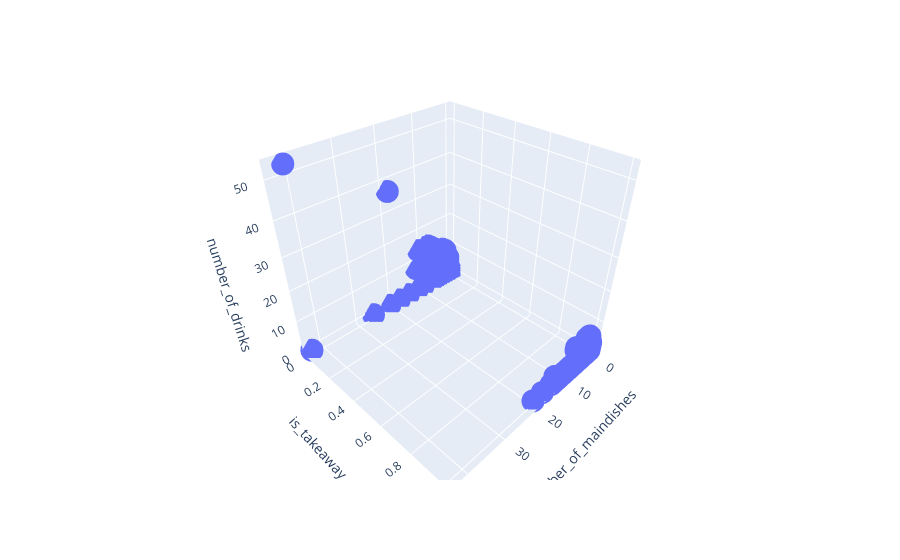

The notebook cell saved with this chart:
### Markdown cell above
## Linear Regression

Multiple linear regression have been made in order to shape a model that can predict when customers will order an extra drink.

### Code cell
slr.show_model(df, ['number_of_maindishes', 'is_takeaway'], ['number_of_drinks'], test_size=0.2, random_state=42)

### Figure 1 — Plotly figure (JSON) as saved in the notebook; plotly's stock layout.template omitted (floating-point values rounded to 4 significant figures; data arrays with more than 128 entries replaced by an {"elided": "..."} marker saying what was removed)
{"data": [{"hovertemplate": "number_of_maindishes=%{x}<br>is_takeaway=%{y}<br>number_of_drinks=%{z}<extra></extra>", "legendgroup": "", "marker": {"color": "#636efa", "symbol": "circle"}, "mode": "markers", "name": "", "scene": "scene", "showlegend": false, "type": "scatter3d", "x": {"elided": "8939 float values"}, "y": {"elided": "8939 int values"}, "z": {"elided": "8939 float values"}}], "layout": {"legend": {"tracegroupgap": 0}, "margin": {"t": 60}, "scene": {"domain": {"x": [0, 1], "y": [0, 1]}, "xaxis": {"title": {"text": "number_of_maindishes"}}, "yaxis": {"title": {"text": "is_takeaway"}}, "zaxis": {"title": {"text": "number_of_drinks"}}}}}
